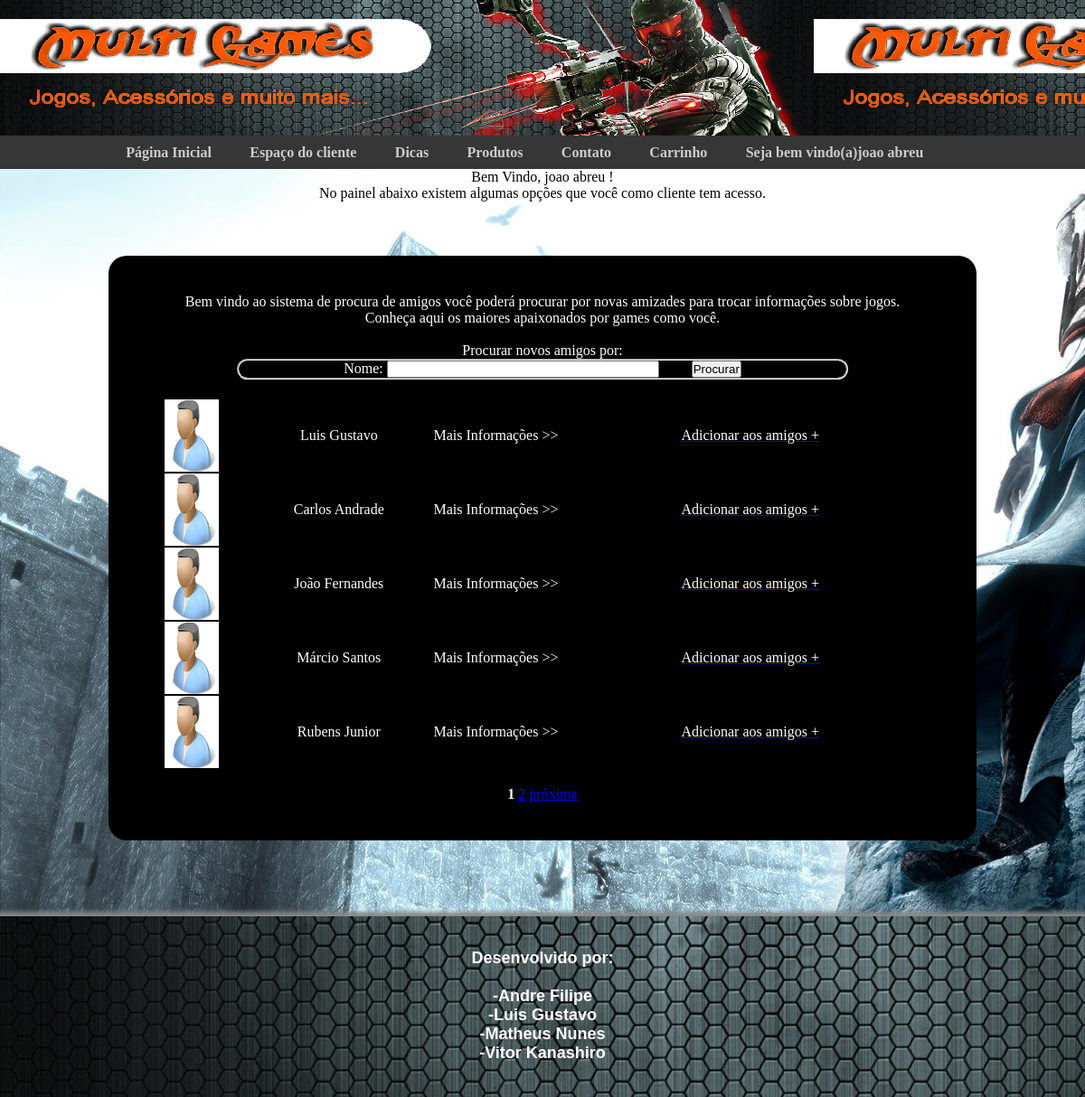
/paginas/procuraAmigos.php (signed in), run on the app's committed database.
### tables this page shows
CREATE TABLE `cliente` (
  `cod_cliente` int(3) UNSIGNED NOT NULL,
  `nome` varchar(60) NOT NULL,
  `data_nascimento` varchar(10) NOT NULL,
  `email` varchar(50) NOT NULL,
  `login` varchar(45) NOT NULL,
  `senha` varchar(40) NOT NULL,
  `sexo` varchar(40) NOT NULL,
  `data_cadastro` varchar(10) NOT NULL,
  `nivel` int(1) NOT NULL DEFAULT '1',
  `ativo` int(1) NOT NULL DEFAULT '1',
  `foto` varchar(250) NOT NULL,
  `frasePerfil` varchar(60) NOT NULL DEFAULT ''
);

### paginas/procuraAmigos.php (the view, shortened to what this page needs)
<?php
		if(empty($_POST))
		{
			$nome = '';
		}
		else
		{
			$nome = $_POST["nome"];
		}
		$mysqli = mysqli_connect('localhost', 'root', '', 'tcc');
		require 'include/header.php';
		$campos_query = "*";
	$cod_cliente = $_SESSION['UsuarioID'];
	$final_query = '';
	if($nome == '')
	{
		$final_query  = "FROM cliente WHERE (cod_cliente <> '$cod_cliente')  ";
	}
	else
	{
		$final_query  = "FROM cliente WHERE (nome like '%$nome%') AND (cod_cliente <> '$cod_cliente')  ";
	}
	$pagina = $_GET["pagina"];
	if($pagina == "")
	{
		$pagina = "1";
	}
	$maximo = 5;
	$inicio = $pagina - 1;
	$inicio = $maximo * $inicio;
	$strCount = "SELECT * $final_query";
	$query    = mysqli_query($mysqli, $strCount);
	$total    = mysqli_num_rows($query);
?>
	<center>
		<font color="black" face="Berlin Sans FB">
			Bem Vindo, <?php echo $_SESSION['UsuarioNome']; ?>&nbsp;! <br>
			No painel abaixo existem algumas opções que você como cliente tem acesso.
		</font>
	</center>
	<div class="painel_amigos">
		<center>
		<br>
		Bem vindo ao sistema de procura de amigos você poderá procurar por novas amizades para trocar informações sobre jogos. Conheça aqui os maiores apaixonados por games como você.
		<br><br>
		<form name="filtro" method="POST" action="procuraAmigos.php?pagina=1">
		Procurar novos amigos por:<br>
			<fieldset>
			Nome: <input type="text" name="nome" size="35">&nbsp;&nbsp;&nbsp;&nbsp;&nbsp;&nbsp;
			&nbsp;&nbsp;<input type="submit" value="Procurar">
			</fieldset>
		</form>
		<?php
		if($total == 0):
			?>
				<center><b>Erro. Nenhum usuário encontrado, tente novamente.</b>
				</center>
			<?php
		else:
			$strQuery = "SELECT $campos_query $final_query LIMIT $inicio,$maximo";
			$query    = mysqli_query($mysqli, $strQuery);
			?>
				<center>
				<table>
				<?php
					while($row = mysqli_fetch_array($query, MYSQLI_BOTH))
					{
						print '<tr>';
						print '<td style="border:0px solid black;"> <div style="height:80px;width:60px;background-color:white;"><img src="'.$row['foto'].'" style="width:100%;height:100%;"></div></td>';
						print '<td style="border:0px solid black;"> <font color="white" face="Berlin Sans FB"><div align="center">'.$row['nome'].'</div></font></td>';
						print '<td style="border:0px solid black;"> <a href=detalhesAmigo.php?codAmigo='.$row['cod_cliente'].'&tipo=1 style="text-decoration:none;"> <font color="white" face="Berlin Sans FB">&nbsp;&nbsp;&nbsp; Mais Informações >>&nbsp;&nbsp;&nbsp; </font></a></td>';
						print '<td style="border:0px solid black;"> <a href=addAmigo.php?codAmigo='.$row['cod_cliente'].'&forma=2> <font color="white" face="Berlin Sans FB"> Adicionar aos amigos + </font></a></td>';
						print '</tr>';
					}
				?>
				</table>
				</center>
				<br>
			<?php
			$mais = $pagina + 1;
			$pgs = ceil($total / $maximo);
			if($pgs > 1 )
			{
				for($i=1;$i <= $pgs;$i++)
				{
					if($i != $pagina)
					{
						echo "  <a href=\"?pagina=".($i)."\" class='texto_paginacao'>$i</a>";
					}
					else
					{
						echo "  <strong class='texto_paginacao_pgatual'>".$i."</strong>";
					}
				}
				if($mais <= $pgs)
				{
					echo "   <a href=\"?pagina=$mais\" class='texto_paginacao'>próxima</a>";
				}
			}
		endif;
		?>
		<br><br>
	</div>
<?php
	require 'include/footer.php';
?>

### paginas/style.css (style rules this page uses)
* { margin:0; padding:0; }
body { background: url(Wallpaper/2.jpg)fixed no-repeat top left; }
.painel_amigos { display: block; width:70%; margin: 5% auto 7% auto; padding: 2% 5%; background-color:black; -moz-border-radius:20px; -webkit-border-radius: 20px; font-family: Berlin Sans FB; color: #fff; }
.painel_amigos fieldset { width: 80%; -moz-border-radius:15px; -webkit-border-radius: 15px; margin-bottom: 20px; }
.painel_amigos table { width: 100%; border: 0; }
.painel_amigos table tr { width: 100%; height: 80px; }

### data on the page
cliente: foto (picture), nome "Luis Gustavo"
cliente: foto (picture), nome "Carlos Andrade"
cliente: foto (picture), nome "João Fernandes"
cliente: foto (picture), nome "Márcio Santos"
cliente: foto (picture), nome "Rubens Junior"

### other printed values
$_SESSION["UsuarioNome"] "joao abreu"
$_SESSION['UsuarioNome'] "joao abreu"
